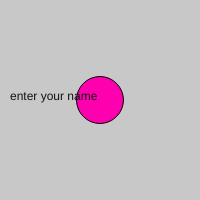
Frame 1 (no input)
Frame 60 (no input): identical to frame 1, image omitted
Frame 120 (the mouse pressed at the canvas centre since frame 60): identical to frame 1, image omitted

The p5.js sketch that drew this single still picture (run headless with seeded random() and noise() and a simulated clock; from frame 60 on, the mouse is pressed at the canvas centre):

// p5.js sketch
// ── sketch.js
let bgcolor;
let button;
let canvas;
let slider
let nameInput;
var nameP;

function setup() {
    canvas = createCanvas(200, 200);
    bgcolor = color(200);
    nameP = createP('Your name');
    button = createButton("label");
    button.mousePressed(changeColor);


    canvas.mouseOver(overpara);
    canvas.mouseOut(outpara);

    slider = createSlider(10, 100, 47);
    nameInput = createInput("enter your name");

   // nameInput.changed(updateText);

    nameInput.input(updateText);
}

function updateText() {
    nameP.html(nameInput.value());
}

function changeColor() {
    bgcolor = color(random(200));
}

function overpara() {
    nameP.html("your mouse is over me");
}

function outpara() {
    nameP.html("your mouse is out");
}

function draw() {
    background(bgcolor);
    fill(255, 0, 175);
    ellipse(100, 100, slider.value(), slider.value());
    fill(20);
    text(nameInput.value(), 10, 100);

    //nameP.html(nameInput.value());
}
